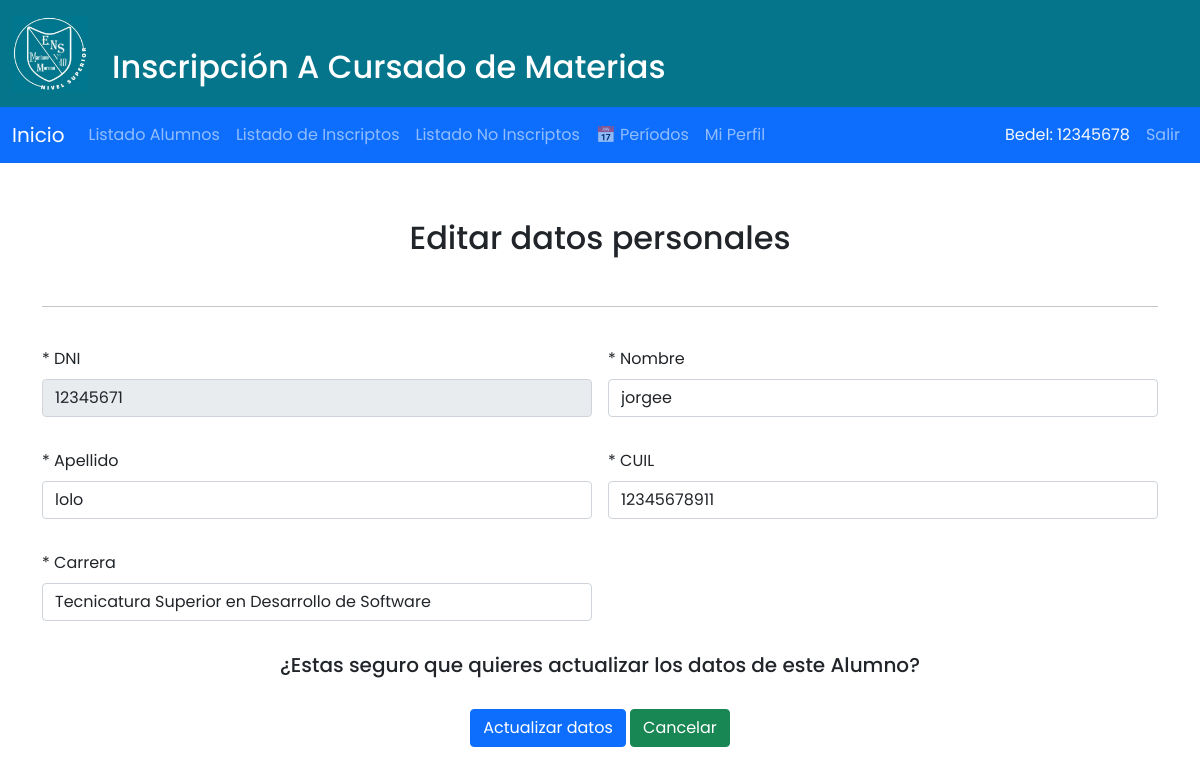
Screenshot of /bedelia_editar_registro.php?id=23 (signed in) with the database file from the repository.
### tables this page shows
CREATE TABLE `alumnos` (
  `id` int(11) NOT NULL,
  `nombre` varchar(45) NOT NULL,
  `apellido` varchar(45) NOT NULL,
  `dni` varchar(8) DEFAULT NULL,
  `cuil` varchar(11) DEFAULT NULL,
  `carrera` varchar(150) DEFAULT NULL,
  `Usuario_idUsuario` int(11) NOT NULL
);

CREATE TABLE `carrera` (
  `idCarrera` int(11) NOT NULL,
  `nombre_Carrera` varchar(150) NOT NULL,
  `descripcion` varchar(30) NOT NULL
);

### bedelia_editar_registro.php (the view, shortened to what this page needs)
<?php
require_once "conexion.php";
$carreras = array();
$conex_temp = new mysqli("localhost", "root", "", "inscripcioncursado");
$conex_temp->set_charset("utf8mb4");
$result_temp = $conex_temp->query("SELECT idCarrera, nombre_Carrera FROM carrera ORDER BY nombre_Carrera");
if ($result_temp && $result_temp->num_rows > 0) {
    while ($row = $result_temp->fetch_assoc()) {
        $carreras[] = $row;
    }
}
if (!isset($_GET['msje'])){
  $id=$_GET['id'];
}
$sql="SELECT * FROM alumnos where id = $id";
$result=mysqli_query($conex,$sql);
$fila=mysqli_fetch_array($result);
  include('primero.php');
  include('header_pagina.php');
   ?>
  <div class="container mt-2 mb-5">
  <div class="text-center mt-5 mb-2"><h2>Editar datos personales</h2></div>
  <br>
  <HR>
  <br>
  <form class="row g-3" action="bedelia_editar_insertar.php" method="POST">
      <div class="col-sm-6 mb-3">
        <label for="telefono" class="form-label">* DNI</label>
        <input type="text" class="form-control" name="dni" id="dni" value="<?php echo $fila['dni']; ?>" required readonly>
      </div>
      <div class="col-sm-6">
        <label for="nombre" class="form-label">* Nombre</label>
        <input type="text" class="form-control" name="nombre" id="nombre" placeholder="Editar tu Nombre" value="<?php echo $fila['nombre']; ?>" required>
      </div>
      <div class="col-sm-6 mb-3">
        <label for="apellido" class="form-label">* Apellido</label>
        <input type="text" class="form-control" name="apellido" id="apellido" placeholder="Ingresa tu Apellido" value="<?php echo $fila['apellido']; ?>" required>
      </div>
      <div class="col-sm-6 mb-3">
        <label for="dni" class="form-label">* CUIL</label>
        <input type="text" class="form-control" name="cuil" id="cuil" placeholder="Ingresa 11 dígitos del cuil" value="<?php echo $fila['cuil']; ?>" required>
      </div>
      <div class="col-sm-6 mb-3">
        <label for="carrera" class="form-label">* Carrera</label>
        <select class="form-control" name="carrera" id="carrera" required>
          <?php foreach ($carreras as $carrera): ?>
            <option value="<?= htmlspecialchars($carrera['nombre_Carrera']) ?>" <?= ($fila['carrera'] === $carrera['nombre_Carrera']) ? 'selected' : '' ?>>
              <?= htmlspecialchars($carrera['nombre_Carrera']) ?>
            </option>
          <?php endforeach; ?>
        </select>
      </div>
      <div class="col-12 text-center">
          <div> <h5> ¿Estas seguro que quieres actualizar los datos de este Alumno?</h5>
              <br>
              <button type="submit" class="btn btn-primary" name="enviar" id="enviar">Actualizar datos</button>
              <a class="btn btn-success" href="listado_alumno.php">Cancelar</a>
      </div>
  </form>
</body>
</html>

### css/estilos.css (style rules this page uses)
*::after, *::before, * { margin: 0; padding: 0; box-sizing: border-box; }
html { font-size: 62.5%; }
body { font-family: "Poppins", sans-serif; font-size: 1em; }
html { height: 100%; font-family: "Poppins", sans-serif; font-size: 1em; }
body { display: flex; flex-direction: column; min-height: 100vh; }

### rows the page displays
alumnos: dni "12345671", nombre "jorgee", apellido "lolo", cuil "12345678911", carrera "Tecnicatura Superior en Desarrollo de Software"

### other values shown
$_SESSION["dnibedel"] "12345678"
